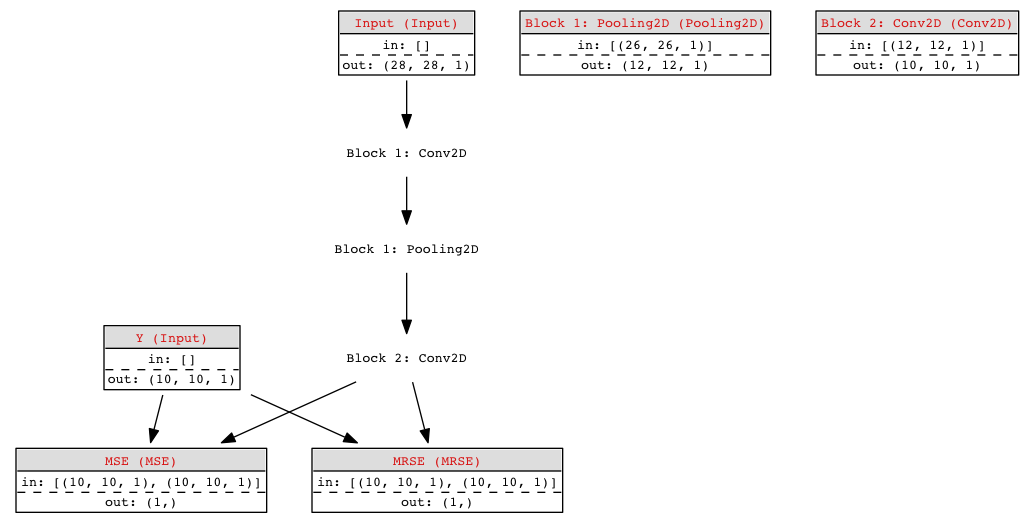

This chart was generated by the following Python code:
import sys
import os
import numpy as np
import matplotlib.pylab as plt

sys.path.append(os.path.dirname(__file__)+"../../")
from scratchnetwork import Network
from scratchnetwork.layers import Input
from scratchnetwork.layers import Conv2D
from scratchnetwork.layers import Pooling2D
from scratchnetwork.losses import MSE
from scratchnetwork.metrics import MRSE
from scipy import signal
from scipy import ndimage
from scipy import misc
net = Network()
inputX = net.Node("Input", Input, [28, 28, 1])
inputY = net.Node("Y", Input, [10, 10, 1])

N1 = net.Node("Block 1: Conv2D", Conv2D, 1, (3, 3), (1, 1), 'valid')
N2 = net.Node("Block 1: Pooling2D", Pooling2D, 'max', (3, 3), (2, 2), 'valid')
N3 = net.Node("Block 2: Conv2D", Conv2D, 1, (3, 3), (1, 1), 'valid')

L1 = net.Node("MSE", MSE)
M1 = net.Node("MRSE", MRSE)

inputX.addNext(N1)
N1.addNext(N2)
N2.addNext(N3)

L1.addPrev(N3)
L1.addPrev(inputY)

M1.addPrev(N3)
M1.addPrev(inputY)

net.compile(losses=[L1], metrics=[M1])
net.start(inputs=[inputX], outputs=[N3])
net.plot(os.path.basename(sys.argv[0]).split(".")[0]+".png")

# Llenamos
a = 2*(np.random.rand(1000, 28, 28, 1) - 0.5)
b = np.random.rand(1000, 10, 10, 1)
batch_size = 20
batch_index = 0

for i in range(1000):
	Xaux = a[batch_index:(batch_index + batch_size)]
	Yaux = b[batch_index:(batch_index + batch_size)]
	net.train_batch({'Input': Xaux}, {'Y': Yaux})

	batch_index += batch_size
	if batch_index >= a.shape[0]:
		batch_index = 0
	if i % 500 == 0:
		net.monitoring()
out = net.predict({'Input': a})
print(np.transpose(np.vstack((out['Output'].flatten(), b.flatten()))))
